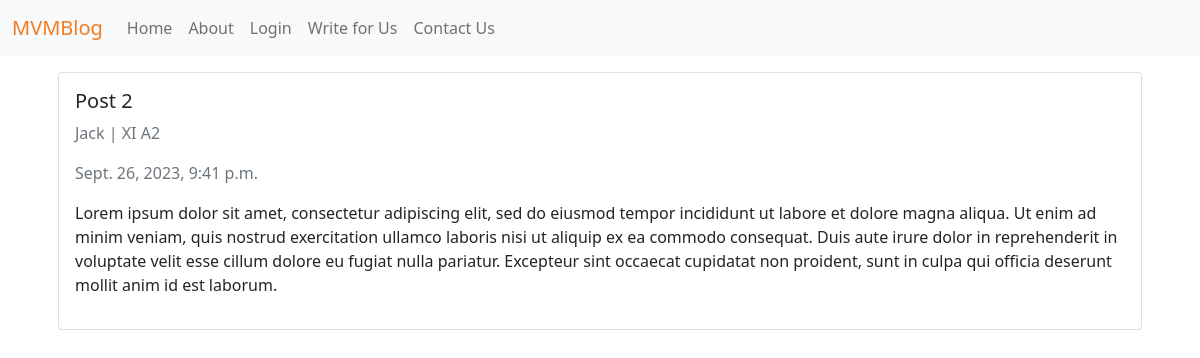
Page /post-two/ on the committed database.
### app/models.py (models this page shows, shortened)
class Post(models.Model):
    title = models.CharField(max_length=255)
    slug = models.SlugField()
    content = models.TextField()
    created_on = models.DateTimeField(auto_now_add=True)
    author = models.CharField(max_length=100)
    class_and_section = models.CharField(max_length=255)
    status = models.IntegerField(choices=STATUS, default=0)
    class Meta:
        ordering = ['-created_on']

### app/views.py (the view)
# urls.py: path('<slug:slug>/', views.PostDetail.as_view(), name='post_detail'),
class PostDetail(generic.DetailView):
    model = Post
    template_name = 'post_detail.html'

### app/templates/post_detail.html
{% extends 'base.html' %}
{% block content %}
<div class="card m-3">
    <div class="card-body">
        <h5 class="card-title">{{object.title}}</h5>
        <p class="text-muted">{{object.author}} | {{object.class_and_section}}</p>
        <p class="text-muted">{{object.created_on}}</p>
        <p class="card-text">{{object.content | linebreaks}}  </p>
    </div>
</div>
{% endblock %}

### rows in the picture
Post: title "Post 2", author "Jack", class_and_section "XI A2", created_on "Sept. 26, 2023, 9:41 p.m.", content "Lorem ipsum dolor sit amet, consectetur adipiscing elit, sed do eiusmod tempor incididunt ut labore et dolore magna aliqua. Ut enim ad minim veniam, quis nostrud exercitation ullamco laboris nisi ut aliquip ex ea commodo consequat. Duis aute irure dolor in reprehenderit in voluptate velit esse cillum dolore eu fugiat nulla pariatur. Excepteur sint occaecat cupidatat non proident, sunt in culpa qui officia deserunt mollit anim id est laborum."
